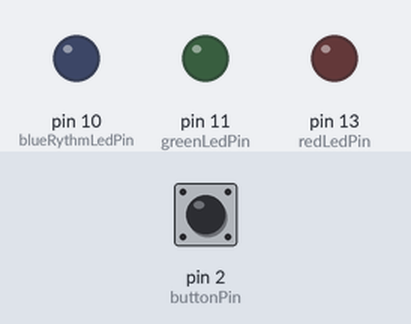
This sketch was run on a simulated Arduino Uno, built with avr-gcc and run on an emulated ATmega328P. Shown: output pins drawn as LEDs (lit = HIGH). The test bench sets the inputs (shaded band); at power-on: pin 2 (buttonPin) LOW. Random numbers use the default seed unless the sketch sets one.

Above: at 1.2 s.
1.3 s: pin 2 (buttonPin) pulled HIGH for 0.15 s
At 2.3 s:
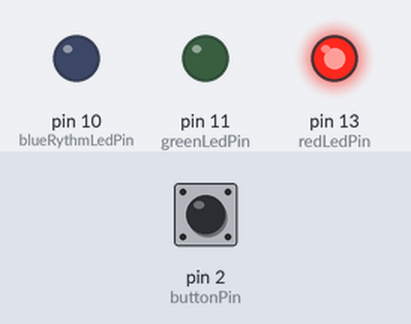
At 4.3 s:
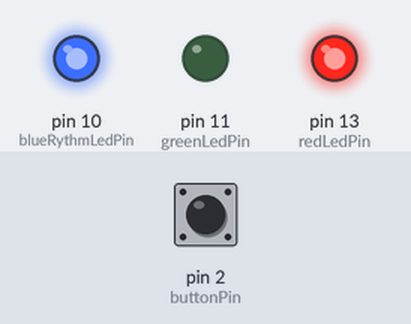
Timing chart, 0 to 10.4 s (numbered marks = the images above; inputs shaded):
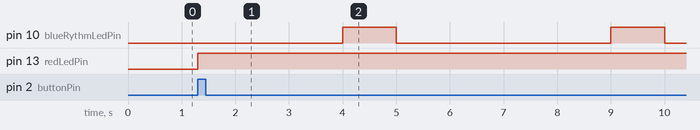

Measured:
- by itself, pin 10 (blueRythmLedPin): alternates HIGH for 1.0 s and LOW for 4.0 s

The sketch:

RythmButton.ino
```cpp
// constants won't change. They're used here to set pin numbers:
const int buttonPin = 2;     // the number of the pushbutton pin
const int blueRythmLedPin = 10;      // the number of the blue LED Pin which pulses at a set rythmn
const int greenLedPin = 11;      // the number of the green LED Pin which outputs a success
const int redLedPin =  13;      // the number of the green LED Pin which outputs a miss

// variables will change:
int buttonState = 0;         // variable for reading the pushbutton status

// blue LED state counter
int blueLedStartTime;

// blue LED period
int blueLedPeriod;

// blue button pulse duration
int blueLedPulseDuration;

// button press time
int buttonPressTime = 0;

// time of loop
int timeNow;

// records preset game mode
enum GameMode { fast, slow, randomness };
GameMode gameMode = slow;

void setup() {
  // initialize the LED pin as an output:
  pinMode(blueRythmLedPin, OUTPUT);
  // initialize the LED pin as an output:
  pinMode(greenLedPin, OUTPUT);
  // initialize the LED pin as an output:
  pinMode(redLedPin, OUTPUT);
  // initialize the pushbutton pin as an input:
  pinMode(buttonPin, INPUT);

  // set initial start time for counter
  int blueLedStartTime = millis();

  // blue LED period and pulse duration is set by game mode, randomness game mode sets randomn duration
  if(gameMode == slow) {
    blueLedPeriod = 5000;
    blueLedPulseDuration = 1000;
  } else if(gameMode == fast) {
    blueLedPeriod = 2000;
    blueLedPulseDuration = 400;
  } else if(gameMode == randomness) {
    blueLedPeriod = rand() % 5000 + 500;
    blueLedPulseDuration = rand() % 1000 + 100;
  }
}

void loop() {
  // read the state of the pushbutton value:
  buttonState = digitalRead(buttonPin);
  // Save time of loop
  timeNow = millis();

  // register initial press
  if (buttonState == HIGH && buttonPressTime == 0) {
    buttonPressTime = timeNow;
  }

  // put red light on and green light off if button pressed before pulse
  if (buttonPressTime !=0 && (buttonPressTime - blueLedStartTime) < (blueLedPeriod - blueLedPulseDuration)) {
    digitalWrite(redLedPin, HIGH);
    digitalWrite(greenLedPin, LOW);
  }

  // put green light on and red light off if in pulse duration
   if (buttonPressTime !=0 && ((buttonPressTime - blueLedStartTime) >= (blueLedPeriod - blueLedPulseDuration)) && (buttonPressTime - blueLedStartTime < blueLedPeriod)) {
     digitalWrite(redLedPin, LOW);
     digitalWrite(greenLedPin, HIGH);
  }

  // put red button on and green light off if pulse missed
  if (buttonPressTime == 0 && (blueLedPeriod <= (timeNow - blueLedStartTime))) {
    digitalWrite(redLedPin, HIGH);
    digitalWrite(greenLedPin, LOW);
  }

  // if time since start reaches period the start time is reset and the blue light is turned off and button press time is reset
  if(blueLedPeriod <= (timeNow - blueLedStartTime)) {
    blueLedStartTime = timeNow;
    digitalWrite(blueRythmLedPin, LOW);
    buttonPressTime = 0;
    // if in randomness mode time blue LED period and duration is randomly set every cycle
    if(gameMode == randomness) {
      blueLedPeriod = rand() % 5000 + 1000;
      blueLedPulseDuration = rand() % 1000 + 200;
    }
    // if the time for the pulse occurs the blue light is switched on. The pulse occurs the duration of the pulse before the period is complete.
  } else if ((blueLedPeriod - blueLedPulseDuration) <= (timeNow - blueLedStartTime)) {
    digitalWrite(blueRythmLedPin, HIGH);
  }
}
```
